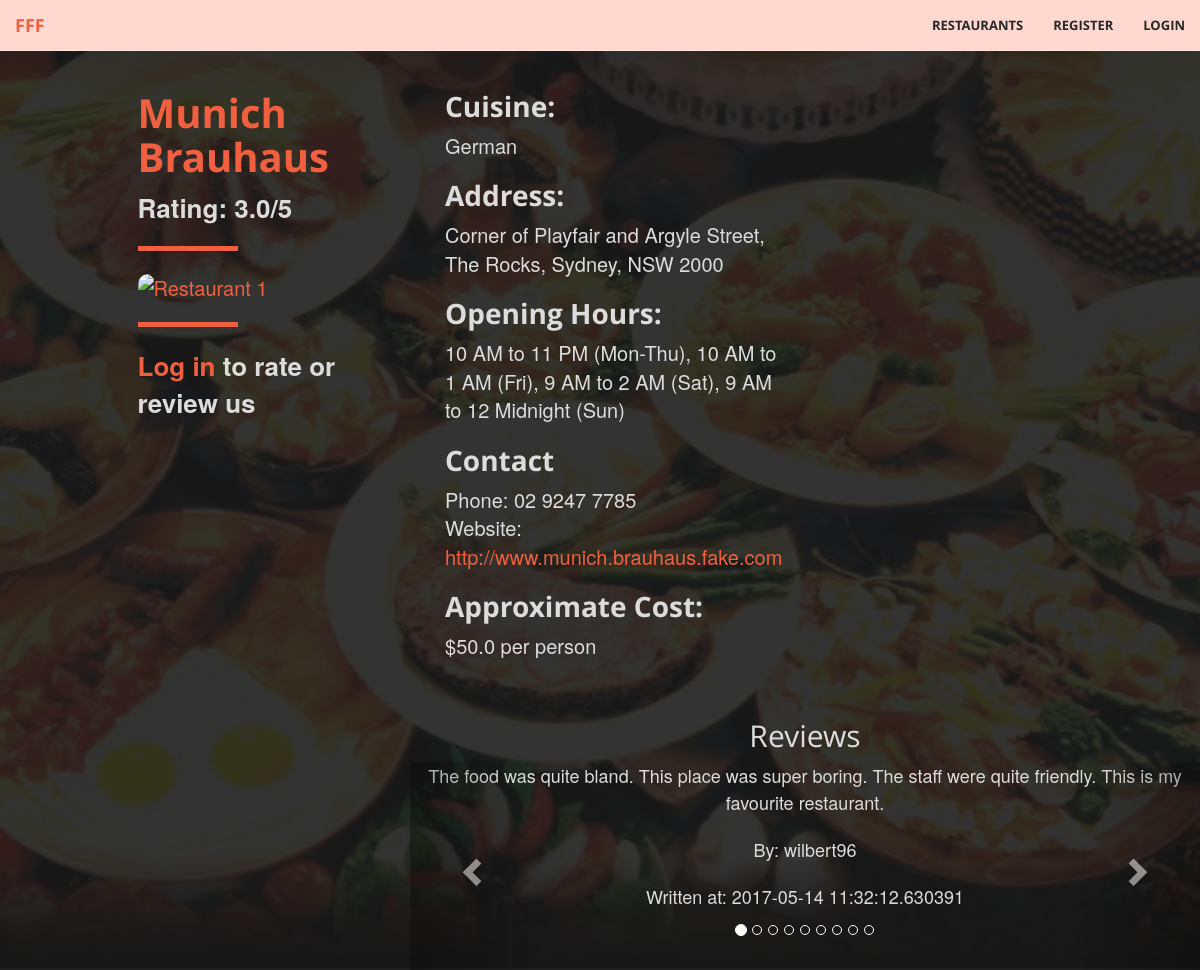
Page /restaurants/2 on the committed database.
### tables this page shows
CREATE TABLE Restaurants (
				id			INTEGER not null unique,
				name		TEXT not null,
				suburb	TEXT not null,
				address	TEXT not null,
				postcode INTEGER not null,
				phone		TEXT,
				hours		TEXT, -- business hours; varying format
				cuisine	TEXT not null,
				owner		TEXT,
				website	TEXT check (website like 'http%://%'),
				cost		FLOAT, -- average cost per person
				image		TEXT check (image like 'http%://%'),
				PRIMARY KEY (id),
				FOREIGN KEY (owner) REFERENCES Users(username)
			);

CREATE TABLE Reviews (
                user			TEXT not null,
                restaurant	INTEGER not null,
                review		TEXT not null,
                timestamp	DATE not null,
                PRIMARY KEY (user, restaurant), -- one review per user per restaurant
                FOREIGN KEY (user) REFERENCES Users(username),
                FOREIGN KEY (restaurant) REFERENCES Restaurants(id)
        );

### fff.py (the view, shortened to what this page needs)
@app.route('/restaurants', defaults={'rest_id': None}, methods=['GET', 'POST'])
@app.route('/restaurants/<path:rest_id>', methods=['GET', 'POST'])
def restaurants_page(rest_id=None):
	conn = sqlite3.connect('data.db')
	c = conn.cursor()
	if rest_id: # Display individual restaurant
		r = db_interface.get_restaurant_by_id(c, id=rest_id)
		if r:
			reviews = db_interface.get_reviews(c, rest_id)
			if request.method == 'GET':
				return render_template('restaurant.html', restaurant=r, logged_in=('username' in session), reviews=reviews)
	conn.close()

### classes.py (called while the page is built)
    def get_id(self): # Does not require setter
        return self.id

    def get_name(self):
        return self.name

    def get_address(self):
        return self.address

    def get_cuisine(self):
        return self.cuisine

    def get_phone(self):
        return self.phone

    def get_hours(self):
        return self.hours

    def get_rating(self):
        return self.rating

    def get_website(self):
        return self.website

    def get_cost(self):
        return self.cost

    def get_image(self):
        return self.image

    def get_user(self):
        return self.user

    def get_review(self):
        return self.review

    def get_timestamp(self):
        return self.timestamp

### db_interface.py (called while the page is built)
def get_restaurant_by_id(c, id):
    c.execute("""SELECT * FROM Restaurants WHERE ID=?""", (id, ))
    res = c.fetchone()
    if res:
        r = Restaurant(
            id=res[0],
            name=res[1],
            suburb=res[2],
            address=res[3],
            postcode=res[4],
            phone=res[5],
            hours=res[6],
            cuisine=res[7],
            owner=res[8],
            website=res[9],
            cost=res[10],
            image=res[11],
            rating=find_average_rating(c, res[0])
        )
        return r

def find_average_rating(c, i):
    ratings = c.execute("SELECT rating FROM Ratings WHERE restaurant=?", (i, )).fetchall()
    ratings = [r[0] for r in ratings]
    avg = average(ratings)
    if avg == -1:
        return "Unrated"
    return avg

def get_reviews(c, restaurant_id):
    results = []
    c.execute("SELECT * FROM Reviews WHERE restaurant=?", (restaurant_id, ))
    for review in c.fetchall():
        r = Review(
            user=review[0],
            review=review[2],
            timestamp=review[3]
        )
        results.append(r)
    return results

### fff_helpers.py (called while the page is built)
def average(arr):  # Calculates average value of an array
    total = 0
    i = 0
    for i in range(len(arr)):
        total += arr[i]
    if i == 0:
        return -1
    else:
        return round(total/i, 1)

### templates/restaurant.html (shortened to what this page needs)
{% extends "base.html" %}
{% block body %}
<header>
  <div class="restaurants">
    <div class="row">
      <br/>
      <div class="col-xs-3 col-xs-offset-1">
        <div class ="restaurants-listing-box">
          <div class="restaurants-listing">
            <h1>{{ restaurant.get_name() }} </h1>
            <b>Rating: {{ restaurant.get_rating() }}/5 </b>
            <hr align= "left">
            <a href="{{ url_for('restaurants_page', rest_id = restaurant.get_id()) }}"><img src="{{ restaurant.get_image() }}" alt="Restaurant 1" height ="300" width="440"></a> </br>
              {% if logged_in %}
                <h2>Rate us</h2>
                <form method="POST">
                  <fieldset class="rating">
                    <input type="radio" id="star5" name="rating" value="5" />
                    <label class = "full" for="star5" title="Amazing - 5 stars"></label>
                    <input type="radio" id="star4half" name="rating" value="4.5" />
                    <label class="half" for="star4half" title="4.5 stars"></label>
                    <input type="radio" id="star4" name="rating" value="4" />
                    <label class = "full" for="star4" title="Very good - 4 stars"></label>
                    <input type="radio" id="star3half" name="rating" value="3.5" />
                    <label class="half" for="star3half" title="3.5 stars"></label>
                    <input type="radio" id="star3" name="rating" value="3" />
                    <label class = "full" for="star3" title="Average - 3 stars"></label>
                    <input type="radio" id="star2half" name="rating" value="2.5" />
                    <label class="half" for="star2half" title="2.5 stars"></label>
                    <input type="radio" id="star2" name="rating" value="2" />
                    <label class = "full" for="star2" title="Below average - 2 stars"></label>
                    <input type="radio" id="star1half" name="rating" value="1.5" />
                    <label class="half" for="star1half" title="1.5 stars"></label>
                    <input type="radio" id="star1" name="rating" value="1" />
                    <label class = "full" for="star1" title="Not great - 1 star"></label>
                    <input type="radio" id="starhalf" name="rating" value="0.5" />
                    <label class="half" for="starhalf" title="0.5 stars"></label>
                  </fieldset>
                  <input type="submit" value="Submit" class="btn btn-primary">
                </form>
                <hr>
              {%else%}
              <hr align= "left">
              <b><a class="page-scroll" href="{{ url_for('login') }}">Log in </a> to rate or review us</b>
              {% endif %}
          </div>
        </div>
      </div>
      <div class="col-xs-4">
        <div class="restaurants-listing">
          <h2>Cuisine:</h2>
          {{ restaurant.get_cuisine() }} <br/>
          <h2>Address:</h2>
          {{ restaurant.get_address() }} <br/>
          <h2>Opening Hours:</h2>
          {{ restaurant.get_hours() }} <br/>
          <h2>Contact </h2>
          Phone: {{ restaurant.get_phone() }} <br/>
          Website: <a href="{{ restaurant.get_website() }}">{{ restaurant.get_website() }}</a> <br/>
          <h2>Approximate Cost:</h2>
          ${{restaurant.get_cost()}} per person <br/> <br/>
        </div>
      </div>
    </div>
    <div class="row">
      <div class="col-xs-3 col-xs-offset-1">
      </div>
      <div class="col-xs-8">
        <h2>Reviews</h2>
        <div id="carousel-reviews" class="carousel slide" data-ride="carousel">
          <div class="row">
            <div class="carousel-inner" role="listbox">
              {% for i in range(reviews|length) %}
                {% if i == 0 %}
                  <div class="item active">
                {% else %}
                  <div class="item">
                {% endif %}
                  <p>{{ reviews[i].get_review() }}</p>
                  <p>By: {{ reviews[i].get_user() }}</p>
                  <p>Written at: {{ reviews[i].get_timestamp() }}</p>
                  <br/>
                  <br/>
                </div>
              {% endfor %}
            </div>
            <a class="left carousel-control" href="#carousel-reviews" role="button" data-slide="prev">
              <span class="glyphicon glyphicon-chevron-left" aria-hidden="true"></span>
            </a>
            <a class="right carousel-control" href="#carousel-reviews" role="button" data-slide="next">
              <span class="glyphicon glyphicon-chevron-right" aria-hidden="true"></span>
            </a>
          </div>
          <div class="row">
            <ol class="carousel-indicators">
              {% for i in range(reviews|length) %}
                {% if i == 0 %}
                  <li data-target="#carousel-reviews" data-slide-to="{{ i }}" class="active"></li>
                {% else %}
                  <li data-target="#carousel-reviews" data-slide-to="{{ i }}"></li>
                {% endif %}
              {% endfor %}
            </ol>
          </div>
        </div>
      </div>
    </div>
  </div>
</header>
{% endblock %}

### templates/base.html (shortened to what this page needs)
<!DOCTYPE html>
<html lang="en">
    <head>
        <link href="{{ url_for('static', filename='vendor/bootstrap/css/bootstrap.min.css') }}" rel="stylesheet" type="text/css">
        <link href="{{ url_for('static', filename='vendor/font-awesome/css/font-awesome.min.css') }}" rel="stylesheet" type="text/css">
        <link href="{{ url_for('static', filename='vendor/bootstrap/css/bootstrap-select.min.css') }}" rel="stylesheet" type="text/css">
        <link href="{{ url_for('static', filename='fonts/open_sans.css') }}" rel="stylesheet" type="text/css">
        <link href="{{ url_for('static', filename='fonts/josefin_sans.css') }}" rel="stylesheet" type="text/css">
        <link href="{{ url_for('static', filename='css/fff.css') }}" rel="stylesheet" type="text/css">
        <link href="{{ url_for('static', filename='css/ratings.css') }}" rel="stylesheet" type="text/css">
    </head>
    <body>
      <div class="row">
        <nav id="mainNav" class="navbar navbar-default navbar-fixed-top">
          <div class="container-fluid">
            <div class="navbar-header">
              <a class="navbar-brand page-scroll" href="{{ url_for('home_page') }}">FFF</a>
            </div>
            <div class="collapse navbar-collapse" id="bs-example-navbar-collapse-1">
              <ul class="nav navbar-nav navbar-right">
                <li>
                  <a class="page-scroll" href="{{ url_for('restaurants_page') }}">Restaurants</a>
                </li>
                <li>
                  {% if session['logged_in'] != True %}
                    <a class="page-scroll" href="{{ url_for('register') }}">Register</a>
                  {% endif %}
                </li>
                <li>
                  {% if session['logged_in'] == True %}
                    <a class="page-scroll" href="{{ url_for('logout') }}">Logout</a>
                  {% else %}
                    <a class="page-scroll" href="{{ url_for('login') }}">Login</a>
                  {% endif %}
                </li>
              </ul>
            </div>
          </div>
        </nav>
      </div>
      {% block body %}
      {% endblock %}
    </body>
</html>

### static/css/fff.css (style rules this page uses)
html, body { height: 100%; width: 100%; }
body { font-family: 'Josefin Sans', 'Helvetica Neue', Arial, sans-serif; }
hr { border-color: #F05F40; border-width: 5px; max-width: 100px; }
a { -webkit-transition: all 0.35s; -moz-transition: all 0.35s; transition: all 0.35s; color: #F05F40; }
h1, h2, h3, h4, h5, h6 { font-family: 'Open Sans', 'Helvetica Neue', Arial, sans-serif; }
p { font-size: 18px; line-height: 1.5; margin-bottom: 20px; }
.navbar-default { background-color: white; border-color: rgba(34, 34, 34, 0.05); font-family: 'Open Sans', 'Helvetica Neue', Arial, sans-serif; -webkit-transition: all 0.35s; -moz-transition: all 0.35s; transition: all 0.35s; }
.navbar-default .navbar-header .navbar-brand { color: #F05F40; font-family: 'Open Sans', 'Helvetica Neue', Arial, sans-serif; font-weight: 700; text-transform: uppercase; }
.navbar-default .nav > li > a, .navbar-default .nav > li > a:focus { text-transform: uppercase; font-weight: 700; font-size: 13px; color: #222222; }
@media (min-width: 768px) { .navbar-default { background-color: #ffd9d0; border-color: rgba(255, 255, 255, 0.3); } }
@media (min-width: 768px) { .navbar-default .navbar-header .navbar-brand { color: rgb(40,40,40); } }
@media (min-width: 768px) { .navbar-default .nav > li > a, .navbar-default .nav > li > a:focus { color: rgb(40,40,40); } }
header { position: relative; width: 100%; min-height: auto; -webkit-background-size: cover; -moz-background-size: cover; background-size: cover; background-attachment: fixed; -o-background-size: cover; background-position: center; background-image: url('../img/FFFBackground.jpg'); text-align: center; color: rgb(220,220,220); margin-top: 40px; }
@media (min-width: 768px) { header { min-height: 100%; } }
body { webkit-tap-highlight-color: #222222; }
.restaurants { position: relative; overflow: auto; background-color: rgba(0, 0, 0, 0.8); }
.restaurants .restaurants-listing { text-align: left; font-size:20px; padding: 10px; margin-left: 25px; }
.restaurants .restaurants-listing h1 { font-size: 40px; color: #F05F40; font-weight: bold; }
.restaurants .restaurants-listing h2 { font-weight: bold; font-size:28px; }
.restaurants .restaurants-listing b { font-weight: none; font-size: 26px; }
img { max-height: 100%; max-width: 100%; border-radius: 10px; }
.collapse li a { color: white; }

### rows in the picture
Restaurants: get_name "Munich Brauhaus", get_cuisine "German", get_address "Corner of Playfair and Argyle Street, The Rocks, Sydney, NSW 2000", get_hours "10 AM to 11 PM (Mon-Thu), 10 AM to 1 AM (Fri), 9 AM to 2 AM (Sat), 9 AM to 12 Midnight (Sun)", get_phone "02 9247 7785", get_website "http://www.munich.brauhaus.fake.com", get_cost "50.0"
Reviews: review "The food was quite bland. This place was super boring. The staff were quite friendly. This is my favourite restaurant.", user "wilbert96", timestamp "2017-05-14 11:32:12.630391"

### other values in the picture
{{ restaurant.get_rating() }} "3.0"
